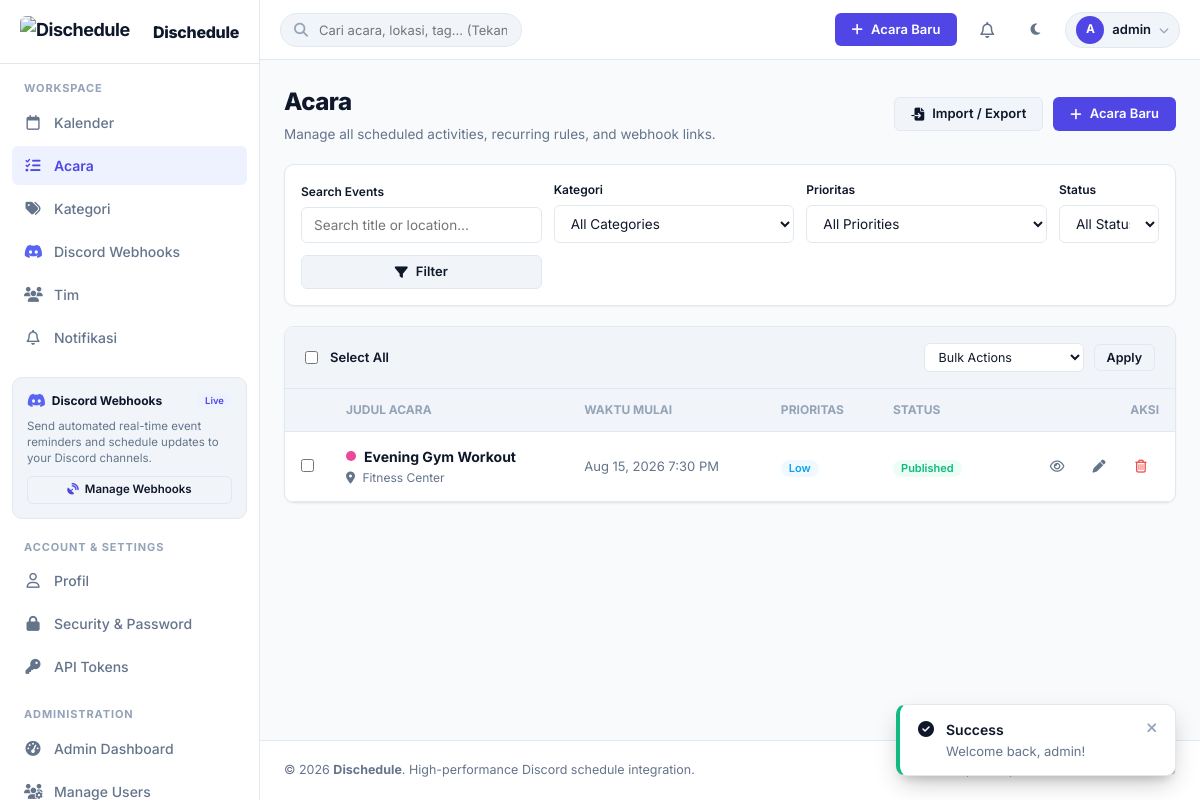
The page /events (signed in) on the database its author committed.
### tables this page shows
CREATE TABLE `events` (
  `id` bigint(20) unsigned NOT NULL AUTO_INCREMENT,
  `user_id` bigint(20) unsigned NOT NULL,
  `category_id` bigint(20) unsigned DEFAULT NULL,
  `title` varchar(255) NOT NULL,
  `slug` varchar(255) NOT NULL,
  `description` longtext DEFAULT NULL,
  `start_datetime` datetime NOT NULL,
  `end_datetime` datetime NOT NULL,
  `timezone` varchar(50) NOT NULL DEFAULT 'UTC',
  `location` varchar(255) DEFAULT NULL,
  `location_url` varchar(500) DEFAULT NULL,
  `color` varchar(20) DEFAULT NULL,
  `priority` enum('low','medium','high') NOT NULL DEFAULT 'medium',
  `status` enum('draft','published','archived') NOT NULL DEFAULT 'published',
  `visibility` enum('private','public','shared') NOT NULL DEFAULT 'private',
  `share_token` varchar(64) DEFAULT NULL,
  `share_password_hash` varchar(255) DEFAULT NULL,
  `share_expires_at` datetime DEFAULT NULL,
  `recurrence_rule` varchar(255) DEFAULT NULL,
  `recurrence_end` datetime DEFAULT NULL,
  `recurrence_count` int(10) unsigned DEFAULT NULL,
  `parent_event_id` bigint(20) unsigned DEFAULT NULL,
  `created_at` timestamp NOT NULL DEFAULT current_timestamp(),
  `updated_at` timestamp NOT NULL DEFAULT current_timestamp() ON UPDATE current_timestamp(),
  `deleted_at` timestamp NULL DEFAULT NULL,
  PRIMARY KEY (`id`),
  UNIQUE KEY `share_token` (`share_token`),
  KEY `idx_events_user_id` (`user_id`),
  KEY `idx_events_category_id` (`category_id`),
  KEY `idx_events_start_datetime` (`start_datetime`),
  KEY `idx_events_end_datetime` (`end_datetime`),
  KEY `idx_events_status` (`status`),
  KEY `idx_events_visibility` (`visibility`),
  KEY `idx_events_share_token` (`share_token`),
  KEY `fk_events_parent` (`parent_event_id`),
  CONSTRAINT `fk_events_category` FOREIGN KEY (`category_id`) REFERENCES `categories` (`id`) ON DELETE SET NULL,
  CONSTRAINT `fk_events_parent` FOREIGN KEY (`parent_event_id`) REFERENCES `events` (`id`) ON DELETE CASCADE,
  CONSTRAINT `fk_events_user` FOREIGN KEY (`user_id`) REFERENCES `users` (`id`) ON DELETE CASCADE
);

### app/Views/events/index.php (the view, shortened to what the rows shown need)
<div style="display:flex;align-items:center;justify-content:space-between;margin-bottom:20px;flex-wrap:wrap;gap:12px;">
    <div>
        <h1 style="font-size:24px;font-weight:800;letter-spacing:-0.5px;color:var(--text-main);margin-bottom:4px;"><?= __('events') ?></h1>
    </div>
</div>
<form action="<?= url('events/bulk') ?>" method="POST" id="bulk-events-form">
    <div class="card">
        <div class="card-body" style="padding:0;overflow-x:auto;">
            <table style="width:100%;border-collapse:collapse;">
                <thead>
                    <tr style="border-bottom:1px solid var(--border-color);background:var(--bg-subtle);font-size:12px;text-transform:uppercase;color:var(--text-subtle);">
                        <th style="padding:12px 16px;width:40px;"></th>
                        <th style="padding:12px 16px;text-align:left;"><?= __('event_title') ?></th>
                        <th style="padding:12px 16px;text-align:left;"><?= __('start_time') ?></th>
                        <th style="padding:12px 16px;text-align:left;"><?= __('priority') ?></th>
                        <th style="padding:12px 16px;text-align:left;"><?= __('status') ?></th>
                        <th style="padding:12px 16px;text-align:right;"><?= __('actions') ?></th>
                    </tr>
                </thead>
                <tbody>
                    <?php if (empty($paginator['items'])): ?>
                        <tr>
                            <td colspan="6" style="padding:48px;text-align:center;color:var(--text-muted);">
                                <i class="fa-regular fa-calendar-xmark" style="font-size:32px;margin-bottom:8px;display:block;opacity:0.5;"></i>
                                <?= __('no_events_found') ?>
                            </td>
                        </tr>
                    <?php else: ?>
                        <?php foreach ($paginator['items'] as $ev): ?>
                            <tr style="border-bottom:1px solid var(--border-color);transition:background 0.15s;" onmouseover="this.style.background='var(--bg-subtle)'" onmouseout="this.style.background='transparent'">
                                <td style="padding:14px 16px;text-align:center;">
                                    <input type="checkbox" name="event_ids[]" value="<?= $ev['id'] ?>" class="event-checkbox" style="cursor:pointer;">
                                </td>
                                <td style="padding:14px 16px;">
                                    <a href="<?= url('events/' . $ev['id']) ?>" style="font-weight:700;font-size:14px;color:var(--text-main);display:flex;align-items:center;gap:8px;">
                                        <span style="display:inline-block;width:10px;height:10px;border-radius:50%;background-color:<?= e($ev['color'] ?? '#4F46E5') ?>;"></span>
                                        <?= e($ev['title']) ?>
                                    </a>
                                    <?php if (!empty($ev['location'])): ?>
                                        <div style="font-size:12px;color:var(--text-muted);margin-top:2px;">
                                            <i class="fa-solid fa-location-dot" style="margin-right:4px;"></i> <?= e($ev['location']) ?>
                                        </div>
                                    <?php endif; ?>
                                </td>
                                <td style="padding:14px 16px;font-size:13px;color:var(--text-muted);">
                                    <?= \App\Helpers\DateHelper::humanReadable($ev['start_datetime'], $currentUser['timezone'] ?? 'UTC') ?>
                                </td>
                                <td style="padding:14px 16px;">
                                    <span class="badge badge-<?= $ev['priority'] === 'high' ? 'danger' : ($ev['priority'] === 'medium' ? 'warning' : 'info') ?>">
                                        <?= ucfirst(e($ev['priority'])) ?>
                                    </span>
                                </td>
                                <td style="padding:14px 16px;">
                                    <span class="badge badge-<?= $ev['status'] === 'published' ? 'success' : ($ev['status'] === 'draft' ? 'warning' : 'info') ?>">
                                        <?= ucfirst(e($ev['status'])) ?>
                                    </span>
                                </td>
                                <td style="padding:14px 16px;text-align:right;">
                                    <div style="display:inline-flex;gap:6px;">
                                        <a href="<?= url('events/' . $ev['id']) ?>" class="btn btn-icon btn-secondary" title="View Details">
                                            <i class="fa-regular fa-eye"></i>
                                        </a>
                                        <a href="<?= url('events/' . $ev['id'] . '/edit') ?>" class="btn btn-icon btn-secondary" title="Edit">
                                            <i class="fa-solid fa-pen"></i>
                                        </a>
                                        <button type="button" onclick="if(confirm('Are you sure you want to delete this event?')) { document.getElementById('delete-form-<?= $ev['id'] ?>').submit(); }" class="btn btn-icon btn-secondary" title="Delete" style="color:var(--color-danger);">
                                            <i class="fa-regular fa-trash-can"></i>
                                        </button>
                                    </div>
                                </td>
                            </tr>
                        <?php endforeach; ?>
                    <?php endif; ?>
                </tbody>
            </table>
        </div>
    </div>
</form>

### rows shown on the page
events: title "Evening Gym Workout", location "Fitness Center", start_datetime "Aug 15, 2026 7:30 PM", priority "Low", status "Published"

### other values the page prints
__('calendar') "Kalender"
__('events') "Acara"
__('categories') "Kategori"
__('webhooks') "Discord Webhooks"
__('teams') "Tim"
__('notifications') "Notifikasi"
__('profile') "Profil"
__('new_event') "Acara Baru"
substr($currentUser['username'], 0, 1) "A"
$currentUser['username'] "admin"
__('priority') "Prioritas"
__('status') "Status"
__('event_title') "JUDUL ACARA"
__('start_time') "WAKTU MULAI"
__('priority') "PRIORITAS"
